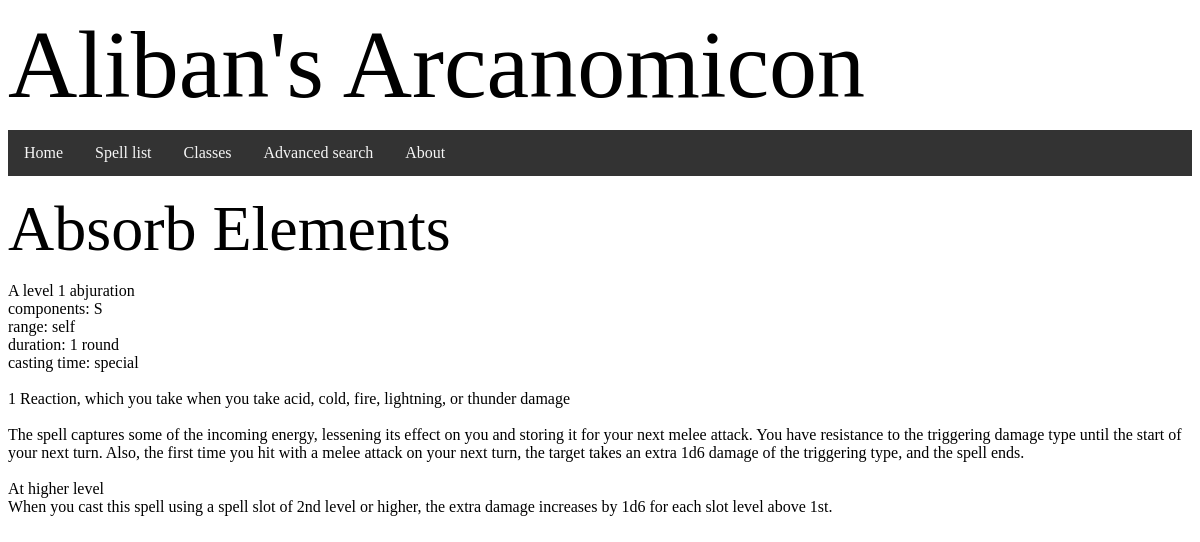
Screenshot of /spell/2 with the database file from the repository.
### tables this page shows
CREATE TABLE spell (id INTEGER PRIMARY KEY AUTOINCREMENT, name STRING, description TEXT, level INTEGER, components STRING, concentration INTEGER, ritual INTEGER, damage STRING, range INTEGER REFERENCES range (id), duration INTEGER REFERENCES duration (id), castingtime STRING REFERENCES castingtime (id), school INTEGER REFERENCES school (id));

CREATE TABLE school (id INTEGER PRIMARY KEY AUTOINCREMENT, name STRING, description TEXT);

CREATE TABLE range (id INTEGER PRIMARY KEY AUTOINCREMENT, name STRING);

CREATE TABLE duration (id INTEGER PRIMARY KEY AUTOINCREMENT, name STRING);

CREATE TABLE castingtime (id INTEGER PRIMARY KEY AUTOINCREMENT, name STRING);

### routes.py (the view)
@app.route('/spell/<int:id>') #stating that the id used must be an integer so no hackers can insert SQL into my database
@app.route('/class/spell/<int:id>')
def spell(id):
    sql = "SELECT spell.id, spell.name, spell.description, spell.level, spell.components, spell.concentration, spell.ritual, spell.damage, range.name, duration.name, castingtime.name, school.name FROM spell INNER JOIN range ON range.id = spell.range INNER JOIN duration ON duration.id = spell.duration INNER JOIN castingtime ON castingtime.id = spell.castingtime INNER JOIN school ON school.id = spell.school WHERE spell.id == {}".format(id) #the sql query, complete with joins. the format inserts the id of the spell in the database, and therefore returns all relevant information about it for the page.
    single = True #only want one result
    spell = db_func(sql,single) #runs the sql command
    if spell == False:
        return render_template('404.html'), 404 #if the data is not in the database, the page cannot be created, so return 404 error
    spell[2] = spell[2].split('\n') #splits up the description by python spaces, so it can be properly formatted with flask, as the python was not being picked up by the html side.
    return render_template('spell.html', spell=spell) #passes data through to flask template and magic happens

### templates/spell.html (shortened to what this page needs)
{% extends "layout.html" %}
{% block content %}
<div id="content">
    <h2>
        {{ spell[1] }}
    </h2>
    {% if spell[3] == 0 %}
        A {{ spell[11]}} cantrip
    {% else %}
        A level {{ spell[3] }} {{ spell[11] }}
    {% endif %}
    <br>
    components: {{ spell[4] }} <br>
    range: {{ spell[8] }} <br>
    duration:
    {{ spell[9] }}
    <br>
    casting time: {{ spell[10] }} <br>
    <br>
    {% for para in spell[2] %}
        {{ para }}<br>
    {% endfor %}
</div>
{% endblock content %}

### static/css/main.css (style rules this page uses)
h2 { font-family: Modesto; font-weight: normal; font-style: normal; font-size: 4em; line-height: 0px; }

### rows the page displays
spell: name "Absorb Elements", level "1", components "S"
school: name "abjuration"
range: name "self"
duration: name "1 round"
castingtime: name "special"

### other values shown
{{ para }} "1 Reaction, which you take when you take acid, cold, fire, lightning, or thunder damage" "At higher level" "When you cast this spell using a spell slot of 2nd level or higher, the extra damage increases by 1d6 for each slot level above 1st."
